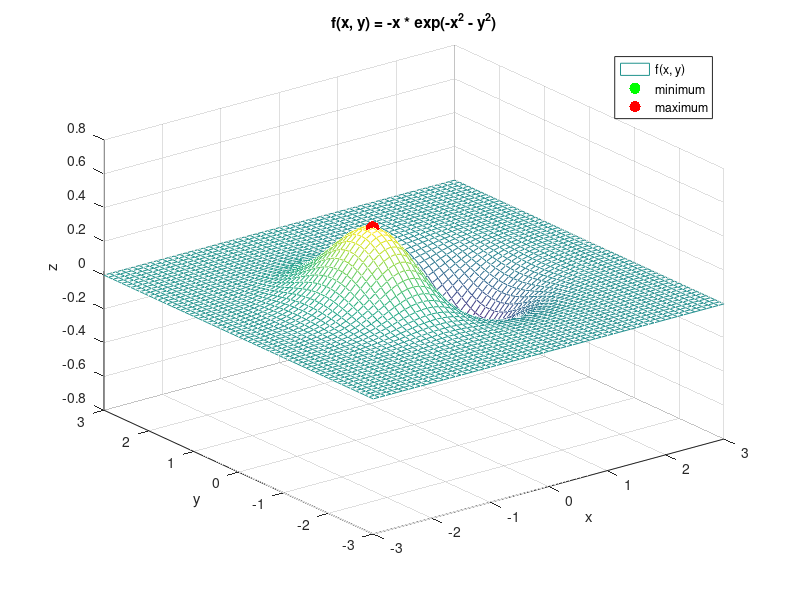

Recreate this plot in MATLAB.
clear all %#ok<CLALL>
close all
clc

% options
o = optimset();
o = optimset(o, 'MaxIter', 1e3);
o = optimset(o, 'Tolx', 1e-5, 'TolFun', 1e-7);
o = optimset(o, 'Display', 'iter');

% function
z0 = [0, 0];
f = @(z) -z(1) * exp(-z(1)^2 - z(2)^2);

% minimum search
zmin = fminsearch(f, z0, o);

% maximum search
fMax = @(z) -f(z);
zmax = fminsearch(fMax, z0, o);

% plot
allocation = -3:0.1:3;
[X, Y] = meshgrid(allocation, allocation);
Z = -X .* exp(-X.^2 - Y.^2);

figure(1)
mesh(X, Y, Z)
hold on
plot3(zmin(1), zmin(2), f(zmin), 'g.', 'MarkerSize', 30)
plot3(zmax(1), zmax(2), f(zmax), 'r.', 'MarkerSize', 30)
xlabel('x')
ylabel('y')
zlabel('z')
title('f(x, y) = -x * exp(-x^2 - y^2)')
legend('f(x, y)', 'minimum', 'maximum')


